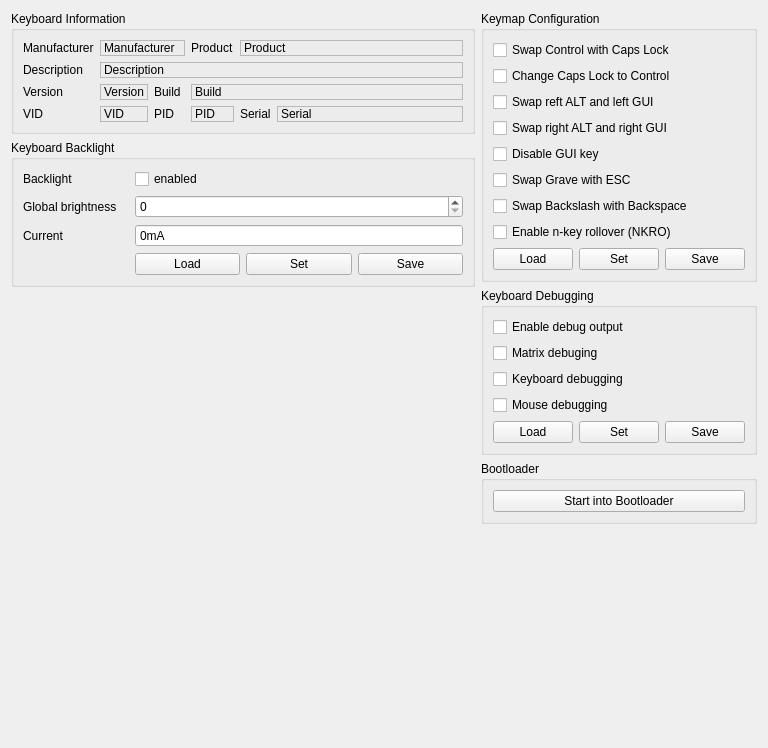
<?xml version="1.0" encoding="UTF-8"?>
<ui version="4.0">
 <class>KeyboardSettingsJellowcake</class>
 <widget class="QWidget" name="KeyboardSettingsJellowcake">
  <property name="geometry">
   <rect>
    <x>0</x>
    <y>0</y>
    <width>768</width>
    <height>748</height>
   </rect>
  </property>
  <property name="windowTitle">
   <string>Form</string>
  </property>
  <layout class="QGridLayout" name="gridLayout_7">
   <item row="0" column="0">
    <layout class="QVBoxLayout" name="verticalLayout">
     <item>
      <widget class="QGroupBox" name="groupBox_5">
       <property name="title">
        <string>Keyboard Information</string>
       </property>
       <property name="flat">
        <bool>false</bool>
       </property>
       <layout class="QGridLayout" name="gridLayout_6">
        <item row="0" column="0">
         <widget class="QLabel" name="label_5">
          <property name="text">
           <string>Manufacturer</string>
          </property>
         </widget>
        </item>
        <item row="2" column="1" colspan="5">
         <widget class="QLabel" name="lDescription">
          <property name="frameShape">
           <enum>QFrame::StyledPanel</enum>
          </property>
          <property name="frameShadow">
           <enum>QFrame::Sunken</enum>
          </property>
          <property name="text">
           <string>Description</string>
          </property>
         </widget>
        </item>
        <item row="3" column="1">
         <widget class="QLabel" name="lVersion">
          <property name="frameShape">
           <enum>QFrame::StyledPanel</enum>
          </property>
          <property name="frameShadow">
           <enum>QFrame::Sunken</enum>
          </property>
          <property name="text">
           <string>Version</string>
          </property>
         </widget>
        </item>
        <item row="2" column="0">
         <widget class="QLabel" name="label_7">
          <property name="text">
           <string>Description</string>
          </property>
         </widget>
        </item>
        <item row="4" column="1">
         <widget class="QLabel" name="lVID">
          <property name="frameShape">
           <enum>QFrame::StyledPanel</enum>
          </property>
          <property name="frameShadow">
           <enum>QFrame::Sunken</enum>
          </property>
          <property name="text">
           <string>VID</string>
          </property>
         </widget>
        </item>
        <item row="4" column="4">
         <widget class="QLabel" name="label_12">
          <property name="text">
           <string>Serial</string>
          </property>
         </widget>
        </item>
        <item row="3" column="2">
         <widget class="QLabel" name="label_9">
          <property name="text">
           <string>Build</string>
          </property>
         </widget>
        </item>
        <item row="4" column="5">
         <widget class="QLabel" name="lSerial">
          <property name="sizePolicy">
           <sizepolicy hsizetype="Preferred" vsizetype="Preferred">
            <horstretch>6</horstretch>
            <verstretch>0</verstretch>
           </sizepolicy>
          </property>
          <property name="frameShape">
           <enum>QFrame::StyledPanel</enum>
          </property>
          <property name="frameShadow">
           <enum>QFrame::Sunken</enum>
          </property>
          <property name="text">
           <string>Serial</string>
          </property>
         </widget>
        </item>
        <item row="4" column="0">
         <widget class="QLabel" name="label_10">
          <property name="text">
           <string>VID</string>
          </property>
         </widget>
        </item>
        <item row="3" column="0">
         <widget class="QLabel" name="label_8">
          <property name="text">
           <string>Version</string>
          </property>
         </widget>
        </item>
        <item row="4" column="3">
         <widget class="QLabel" name="lPID">
          <property name="frameShape">
           <enum>QFrame::StyledPanel</enum>
          </property>
          <property name="frameShadow">
           <enum>QFrame::Sunken</enum>
          </property>
          <property name="text">
           <string>PID</string>
          </property>
         </widget>
        </item>
        <item row="3" column="3" colspan="3">
         <widget class="QLabel" name="lBuild">
          <property name="frameShape">
           <enum>QFrame::StyledPanel</enum>
          </property>
          <property name="frameShadow">
           <enum>QFrame::Sunken</enum>
          </property>
          <property name="text">
           <string>Build</string>
          </property>
         </widget>
        </item>
        <item row="4" column="2">
         <widget class="QLabel" name="label_11">
          <property name="text">
           <string>PID</string>
          </property>
         </widget>
        </item>
        <item row="0" column="1" colspan="2">
         <widget class="QLabel" name="lManufacturer">
          <property name="sizePolicy">
           <sizepolicy hsizetype="Preferred" vsizetype="Preferred">
            <horstretch>1</horstretch>
            <verstretch>0</verstretch>
           </sizepolicy>
          </property>
          <property name="frameShape">
           <enum>QFrame::StyledPanel</enum>
          </property>
          <property name="frameShadow">
           <enum>QFrame::Sunken</enum>
          </property>
          <property name="text">
           <string>Manufacturer</string>
          </property>
         </widget>
        </item>
        <item row="0" column="3">
         <widget class="QLabel" name="label_6">
          <property name="text">
           <string>Product</string>
          </property>
         </widget>
        </item>
        <item row="0" column="4" colspan="2">
         <widget class="QLabel" name="lProduct">
          <property name="frameShape">
           <enum>QFrame::StyledPanel</enum>
          </property>
          <property name="frameShadow">
           <enum>QFrame::Sunken</enum>
          </property>
          <property name="text">
           <string>Product</string>
          </property>
         </widget>
        </item>
       </layout>
      </widget>
     </item>
     <item>
      <widget class="QGroupBox" name="groupBox_4">
       <property name="sizePolicy">
        <sizepolicy hsizetype="Preferred" vsizetype="Preferred">
         <horstretch>1</horstretch>
         <verstretch>0</verstretch>
        </sizepolicy>
       </property>
       <property name="title">
        <string>Keyboard Backlight</string>
       </property>
       <property name="checkable">
        <bool>false</bool>
       </property>
       <layout class="QGridLayout" name="gridLayout_5">
        <item row="0" column="0">
         <widget class="QLabel" name="label_3">
          <property name="text">
           <string>Backlight</string>
          </property>
         </widget>
        </item>
        <item row="1" column="0">
         <widget class="QLabel" name="label">
          <property name="text">
           <string>Global brightness</string>
          </property>
         </widget>
        </item>
        <item row="3" column="3">
         <widget class="QPushButton" name="pbBLSave">
          <property name="text">
           <string>Save</string>
          </property>
         </widget>
        </item>
        <item row="2" column="0">
         <widget class="QLabel" name="label_2">
          <property name="text">
           <string>Current</string>
          </property>
         </widget>
        </item>
        <item row="3" column="2">
         <widget class="QPushButton" name="pbBLSet">
          <property name="text">
           <string>Set</string>
          </property>
         </widget>
        </item>
        <item row="3" column="1">
         <widget class="QPushButton" name="pbBLSync">
          <property name="text">
           <string>Load</string>
          </property>
         </widget>
        </item>
        <item row="2" column="1" colspan="3">
         <widget class="QSpinBox" name="sbBLCurrent">
          <property name="readOnly">
           <bool>true</bool>
          </property>
          <property name="buttonSymbols">
           <enum>QAbstractSpinBox::NoButtons</enum>
          </property>
          <property name="suffix">
           <string>mA</string>
          </property>
          <property name="maximum">
           <number>2000</number>
          </property>
         </widget>
        </item>
        <item row="1" column="1" colspan="3">
         <widget class="QSpinBox" name="sbGlobalBrightness">
          <property name="maximum">
           <number>254</number>
          </property>
         </widget>
        </item>
        <item row="0" column="1" colspan="3">
         <widget class="QCheckBox" name="cbBacklight">
          <property name="text">
           <string>enabled</string>
          </property>
         </widget>
        </item>
       </layout>
      </widget>
     </item>
     <item>
      <spacer name="verticalSpacer">
       <property name="orientation">
        <enum>Qt::Vertical</enum>
       </property>
       <property name="sizeHint" stdset="0">
        <size>
         <width>20</width>
         <height>40</height>
        </size>
       </property>
      </spacer>
     </item>
    </layout>
   </item>
   <item row="0" column="1">
    <layout class="QVBoxLayout" name="verticalLayout_2">
     <item>
      <widget class="QGroupBox" name="gbKeymapConfig">
       <property name="title">
        <string>Keymap Configuration</string>
       </property>
       <layout class="QGridLayout" name="gridLayout_2">
        <item row="0" column="0" colspan="3">
         <widget class="QCheckBox" name="cb_swap_control_capslock">
          <property name="text">
           <string>Swap Control with Caps Lock</string>
          </property>
         </widget>
        </item>
        <item row="1" column="0" colspan="3">
         <widget class="QCheckBox" name="cb_capslock_to_control">
          <property name="text">
           <string>Change Caps Lock to Control</string>
          </property>
         </widget>
        </item>
        <item row="2" column="0" colspan="3">
         <widget class="QCheckBox" name="cb_swap_lalt_lgui">
          <property name="text">
           <string>Swap reft ALT and left GUI</string>
          </property>
         </widget>
        </item>
        <item row="3" column="0" colspan="3">
         <widget class="QCheckBox" name="cb_swap_ralt_rgui">
          <property name="text">
           <string>Swap right ALT and right GUI</string>
          </property>
         </widget>
        </item>
        <item row="4" column="0" colspan="2">
         <widget class="QCheckBox" name="cb_no_gui">
          <property name="text">
           <string>Disable GUI key</string>
          </property>
         </widget>
        </item>
        <item row="5" column="0" colspan="2">
         <widget class="QCheckBox" name="cb_swaap_grave_esc">
          <property name="text">
           <string>Swap Grave with ESC</string>
          </property>
         </widget>
        </item>
        <item row="6" column="0" colspan="3">
         <widget class="QCheckBox" name="cb_swap_backslash_backspace">
          <property name="text">
           <string>Swap Backslash with Backspace</string>
          </property>
         </widget>
        </item>
        <item row="7" column="0" colspan="3">
         <widget class="QCheckBox" name="cb_nkro">
          <property name="text">
           <string>Enable n-key rollover (NKRO)</string>
          </property>
         </widget>
        </item>
        <item row="8" column="0">
         <widget class="QPushButton" name="pbLayoutSync">
          <property name="text">
           <string>Load</string>
          </property>
         </widget>
        </item>
        <item row="8" column="1">
         <widget class="QPushButton" name="pbLayoutSet">
          <property name="text">
           <string>Set</string>
          </property>
         </widget>
        </item>
        <item row="8" column="2">
         <widget class="QPushButton" name="pbLayoutSave">
          <property name="text">
           <string>Save</string>
          </property>
         </widget>
        </item>
       </layout>
      </widget>
     </item>
     <item>
      <widget class="QGroupBox" name="groupBox">
       <property name="sizePolicy">
        <sizepolicy hsizetype="Preferred" vsizetype="Preferred">
         <horstretch>1</horstretch>
         <verstretch>0</verstretch>
        </sizepolicy>
       </property>
       <property name="title">
        <string>Keyboard Debugging</string>
       </property>
       <property name="checkable">
        <bool>false</bool>
       </property>
       <layout class="QGridLayout" name="gridLayout">
        <item row="0" column="0" colspan="2">
         <widget class="QCheckBox" name="cb_debug_enable">
          <property name="text">
           <string>Enable debug output</string>
          </property>
         </widget>
        </item>
        <item row="1" column="0" colspan="2">
         <widget class="QCheckBox" name="cb_debug_matrix">
          <property name="text">
           <string>Matrix debuging</string>
          </property>
         </widget>
        </item>
        <item row="2" column="0" colspan="2">
         <widget class="QCheckBox" name="cb_debug_keyboard">
          <property name="text">
           <string>Keyboard debugging</string>
          </property>
         </widget>
        </item>
        <item row="3" column="0" colspan="2">
         <widget class="QCheckBox" name="cb_debug_mouse">
          <property name="text">
           <string>Mouse debugging</string>
          </property>
         </widget>
        </item>
        <item row="4" column="0">
         <widget class="QPushButton" name="pbDebugSync">
          <property name="text">
           <string>Load</string>
          </property>
         </widget>
        </item>
        <item row="4" column="1">
         <widget class="QPushButton" name="pbDebugSet">
          <property name="text">
           <string>Set</string>
          </property>
         </widget>
        </item>
        <item row="4" column="2">
         <widget class="QPushButton" name="pbDebugSave">
          <property name="text">
           <string>Save</string>
          </property>
         </widget>
        </item>
       </layout>
      </widget>
     </item>
     <item>
      <widget class="QGroupBox" name="groupBox_3">
       <property name="title">
        <string>Bootloader</string>
       </property>
       <layout class="QGridLayout" name="gridLayout_4">
        <item row="0" column="0">
         <widget class="QPushButton" name="pbBootloader">
          <property name="text">
           <string>Start into Bootloader</string>
          </property>
         </widget>
        </item>
       </layout>
      </widget>
     </item>
     <item>
      <spacer name="verticalSpacer_2">
       <property name="orientation">
        <enum>Qt::Vertical</enum>
       </property>
       <property name="sizeHint" stdset="0">
        <size>
         <width>20</width>
         <height>40</height>
        </size>
       </property>
      </spacer>
     </item>
    </layout>
   </item>
   <item row="1" column="0" colspan="2">
    <spacer name="verticalSpacer_3">
     <property name="orientation">
      <enum>Qt::Vertical</enum>
     </property>
     <property name="sizeHint" stdset="0">
      <size>
       <width>458</width>
       <height>103</height>
      </size>
     </property>
    </spacer>
   </item>
  </layout>
 </widget>
 <resources/>
 <connections/>
</ui>
